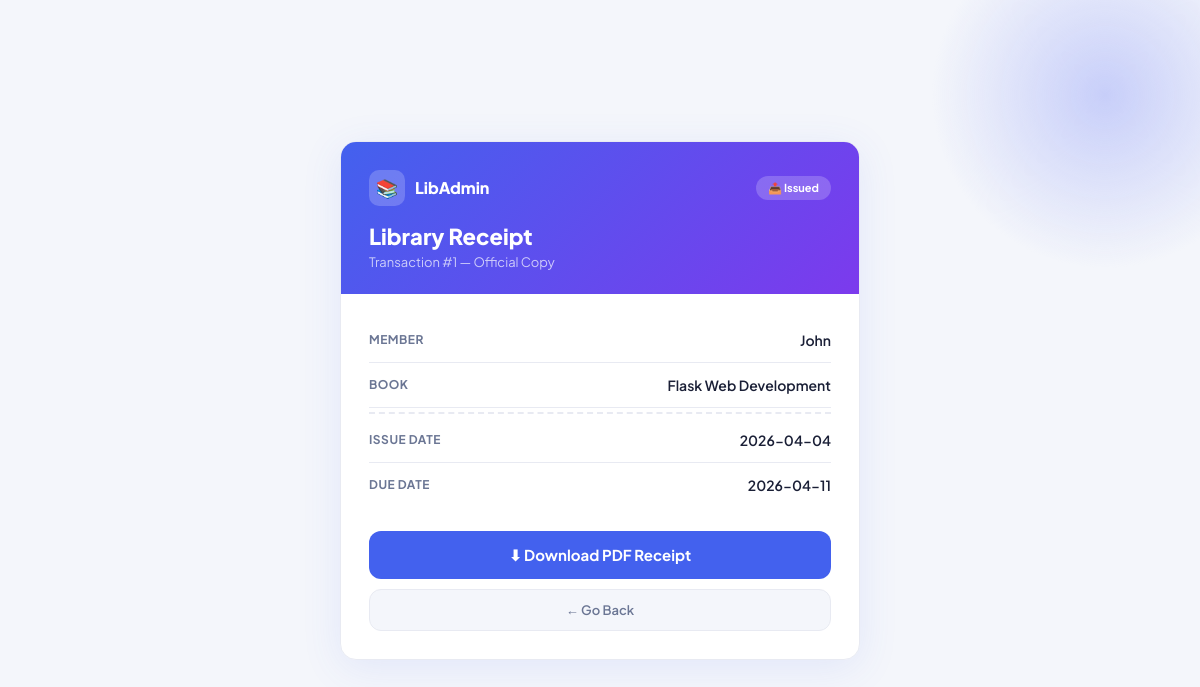
The app's page /receipt/1 (signed in) with its own data.
### tables this page shows
CREATE TABLE transactions(
        id          INTEGER PRIMARY KEY,
        user_id     INTEGER,
        book_id     INTEGER,
        issue_date  TEXT,
        due_date    TEXT,
        return_date TEXT,
        fine        INTEGER DEFAULT 0,
        status      TEXT DEFAULT 'issued',
        FOREIGN KEY(user_id) REFERENCES users(id),
        FOREIGN KEY(book_id) REFERENCES books(id)
    );

CREATE TABLE users(
        id       INTEGER PRIMARY KEY,
        name     TEXT,
        email    TEXT UNIQUE,
        password TEXT,
        role     TEXT DEFAULT 'member'
    );

CREATE TABLE books(
        id               INTEGER PRIMARY KEY,
        title            TEXT,
        author           TEXT,
        genre            TEXT,
        total_copies     INTEGER DEFAULT 1,
        available_copies INTEGER DEFAULT 1
    );

### app.py (the view)
@app.route('/receipt/<int:tx_id>')
@login_required
def receipt(tx_id):
    conn = db()
    tx   = conn.execute("""
        SELECT t.*, u.name user_name, b.title book_title
        FROM transactions t
        JOIN users u ON t.user_id = u.id
        JOIN books b ON t.book_id = b.id
        WHERE t.id = ?
    """, (tx_id,)).fetchone()
    if not tx:
        return render_template("error.html", message="Receipt not found."), 404
    if session['role'] == 'member' and tx['user_id'] != session['id']:
        return render_template("error.html", message="Access Denied."), 403
    return render_template("receipt.html", tx=tx)

### app.py (called while the page is built)
@app.context_processor
def inject_session():
    return dict(session=session)

def db():
    conn = sqlite3.connect("library.db")
    conn.row_factory = sqlite3.Row
    return conn

def login_required(f):
    @wraps(f)
    def decorated(*args, **kwargs):
        if 'id' not in session:
            return redirect('/')
        return f(*args, **kwargs)
    return decorated

### Templates/receipt.html (shortened to what this page needs)
<!DOCTYPE html>
<html lang="en">
<head>
</head>
<body>
<div class="receipt-wrap">
  <div class="receipt-card">
    <div class="rc-header">
      <div class="rc-header-top">
        <div class="rc-logo">
          <div class="rc-logo-icon">📚</div>
          <div class="rc-logo-name">LibAdmin</div>
        </div>
        <span class="rc-status {{ tx.status }}">
          {% if tx.status == 'issued' %}📤 Issued{% else %}✅ Returned{% endif %}
        </span>
      </div>
      <div class="rc-title">Library Receipt</div>
      <div class="rc-sub">Transaction #{{ tx.id }} — Official Copy</div>
    </div>
    <div class="rc-body">
      <div class="rc-row">
        <span class="lbl">Member</span>
        <span class="val">{{ tx.user_name }}</span>
      </div>
      <div class="rc-row">
        <span class="lbl">Book</span>
        <span class="val">{{ tx.book_title }}</span>
      </div>
      <hr class="rc-divider">
      <div class="rc-row">
        <span class="lbl">Issue Date</span>
        <span class="val">{{ tx.issue_date }}</span>
      </div>
      <div class="rc-row">
        <span class="lbl">Due Date</span>
        <span class="val">{{ tx.due_date }}</span>
      </div>
    </div>
    <div class="rc-footer">
      <a href="/receipt/pdf/{{ tx.id }}" class="btn-download">⬇ Download PDF Receipt</a>
      <a href="javascript:history.back()" class="btn-back">← Go Back</a>
    </div>
  </div>
</div>
</body>
</html>

### Templates/receipt.html (style rules this page uses)
*, *::before, *::after { margin:0; padding:0; box-sizing:border-box; }
:root { --blue:#4361ee; --blue-dark:#3451d1; --blue-soft:#eef0fd; --green:#2dc653; --green-soft:#e8f9ed; --red:#f03e3e; --red-soft:#fff0f0; --text:#1a1f36; --sub:#6b7694; --border:#e8eaf2; --bg:#f4f6fb; --white:#ffffff; --radius:16px; }
body { font-family:'Plus Jakarta Sans',sans-serif; background:var(--bg); min-height:100vh; display:flex; align-items:center; justify-content:center; padding:32px; }
body::before { content:''; position:fixed; top:-80px; right:-80px; width:350px; height:350px; background:radial-gradient(circle,#c7cef9 0%,transparent 70%); border-radius:50%; pointer-events:none; z-index:0; }
.receipt-wrap { width:100%; max-width:520px; position:relative; z-index:1; animation:floatUp 0.5s cubic-bezier(0.16,1,0.3,1) forwards; }
.receipt-card { background:var(--white); border-radius:var(--radius); border:1px solid var(--border); overflow:hidden; box-shadow:0 8px 40px rgba(67,97,238,0.1); }
.rc-header { background:linear-gradient(135deg,var(--blue),#7c3aed); padding:28px 28px 24px; }
.rc-header-top { display:flex; align-items:center; justify-content:space-between; margin-bottom:16px; }
.rc-logo { display:flex; align-items:center; gap:10px; }
.rc-logo-icon { width:36px; height:36px; background:rgba(255,255,255,0.2); border-radius:10px; display:flex; align-items:center; justify-content:center; font-size:18px; }
.rc-logo-name { font-size:16px; font-weight:800; color:white; }
.rc-status { padding:5px 12px; border-radius:20px; font-size:11px; font-weight:700; }
.rc-status.issued { background:rgba(255,255,255,0.2); color:white; }
.rc-title { font-size:22px; font-weight:800; color:white; margin-bottom:4px; }
.rc-sub { font-size:13px; color:rgba(255,255,255,0.7); }
.rc-body { padding:24px 28px; }
.rc-row { display:flex; align-items:center; justify-content:space-between; padding:13px 0; border-bottom:1px solid var(--border); }
.rc-row:last-of-type { border-bottom:none; }
.rc-row .lbl { font-size:12px; font-weight:700; color:var(--sub); text-transform:uppercase; letter-spacing:0.5px; }
.rc-row .val { font-size:14px; font-weight:600; color:var(--text); text-align:right; }
.rc-divider { border:none; border-top:2px dashed var(--border); margin:4px 0; }
.rc-footer { padding:0 28px 28px; display:flex; flex-direction:column; gap:10px; }
.btn-download { display:flex; align-items:center; justify-content:center; gap:8px; padding:14px; background:var(--blue); color:white; border-radius:12px; text-decoration:none; font-size:15px; font-weight:700; transition:background 0.2s,transform 0.15s,box-shadow 0.2s; }
.btn-back { display:flex; align-items:center; justify-content:center; gap:6px; padding:12px; background:var(--bg); color:var(--sub); border-radius:12px; text-decoration:none; font-size:13px; font-weight:600; border:1px solid var(--border); transition:all 0.2s; }

### records on screen
transactions: id "1", issue_date "2026-04-04", due_date "2026-04-11"
users: user_name "John"
books: book_title "Flask Web Development"
